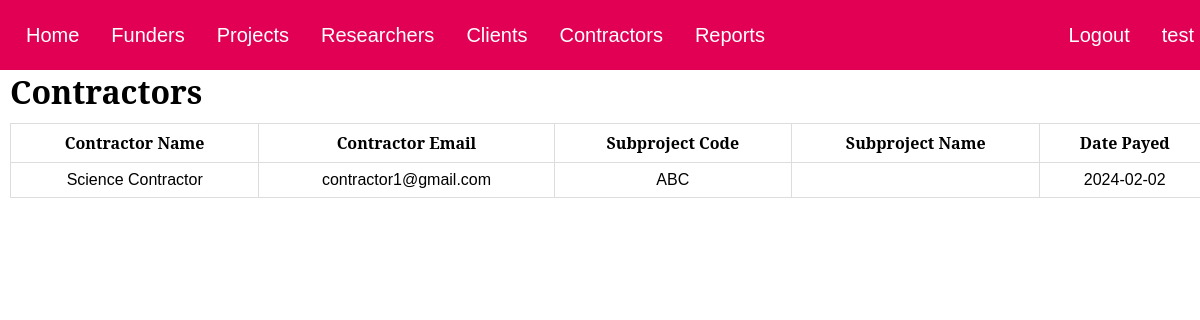
The app's page /contractorsList.php (signed in), older data.
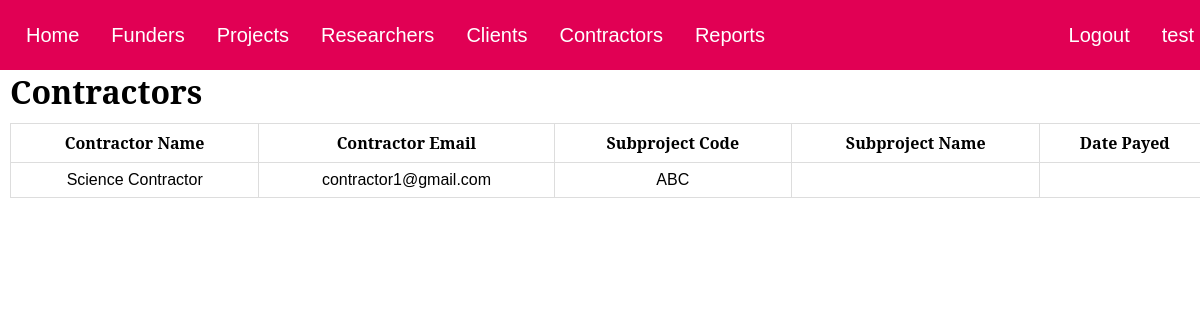
The same page, newer data.
### tables this page shows
CREATE TABLE `contractors` (
  `entity_id` int(11) NOT NULL,
  `activity_code` varchar(100) NOT NULL,
  `payment` decimal(10,0) DEFAULT NULL,
  `date_payed` date DEFAULT NULL,
  KEY `Contractors_Activities_FK` (`activity_code`),
  KEY `Contractors_Entities_FK` (`entity_id`),
  CONSTRAINT `Contractors_Activities_FK` FOREIGN KEY (`activity_code`) REFERENCES `activities` (`activity_code`),
  CONSTRAINT `Contractors_Entities_FK` FOREIGN KEY (`entity_id`) REFERENCES `entities` (`id`)
);

CREATE TABLE `entities` (
  `id` int(11) NOT NULL AUTO_INCREMENT,
  `first_name` varchar(100) DEFAULT NULL,
  `last_name` varchar(100) DEFAULT NULL,
  `email` varchar(200) DEFAULT NULL,
  `salutation` varchar(10) DEFAULT NULL,
  `company` varchar(100) DEFAULT NULL,
  `category` enum('non-student','Undergraduate','Masters','PHD','Other') DEFAULT NULL,
  PRIMARY KEY (`id`),
  UNIQUE KEY `email` (`email`)
);

### contractorsList.php (the view, shortened to what this page needs)
<html>
<head>
    <link rel="stylesheet" href="index.css">
</head>
<body onload='displayHeader()'>
  <div class='header' id='header'></div>
<h1>Contractors</h1>
<table>
  <tr>
  	<th>Contractor Name</th>
    <th>Contractor Email</th>
    <th>Subproject Code</th>
    <th>Subproject Name</th>
    <th>Date Payed</th>
  </tr>
<?php
$sqli = new mysqli('localhost:3306','root','','Research');
$fullquery = "SELECT
              e.first_name,
              e.last_name,
              e.salutation,
              e.company,
              e.email,
              c.activity_code,
              a.title,
              c.date_payed,
              a.project_code
              FROM Entities e, Contractors c, Activities a
              WHERE e.id = c.entity_id AND
              a.activity_code = c.activity_code
              ORDER BY c.date_payed DESC";
$result = mysqli_query($sqli, $fullquery);
if(mysqli_num_rows($result) !== 0){
  while ($row = mysqli_fetch_array($result)) {
    $companyName = stripslashes($row['company']);
    $email = stripslashes($row['email']);
    $activityCode = stripslashes($row['activity_code']);
    $projectName = stripslashes($row['title']);
    $datePayed = stripslashes($row['date_payed']);
    $projectCode = stripslashes($row['project_code']);
    $entry = "<tr>
                <td>".$companyName."</td>
                <td>".$email."</td>
                <td>".$activityCode."</td>
                <td><a href='projectPage.php?project_code=\"".$projectCode."\"'>".$projectName."</td>
                <td>".$datePayed."</td>
              </tr>";
    echo $entry;
  }
}
?>
</table>
</body>
</html>

Row changes from the older to the newer data that the page shows:
changed contractors "ABC": date_payed "2024-02-02" → (not shown)
